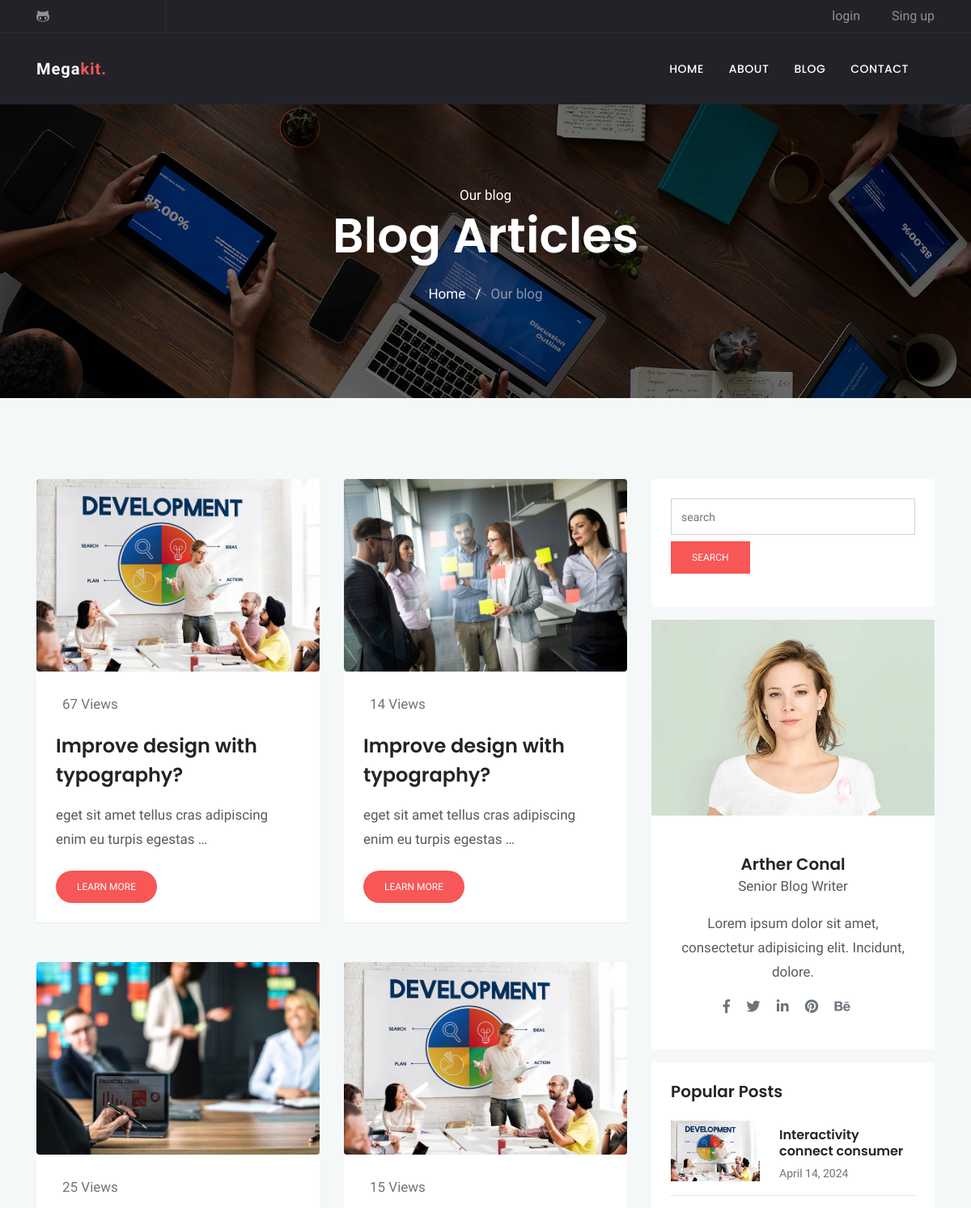
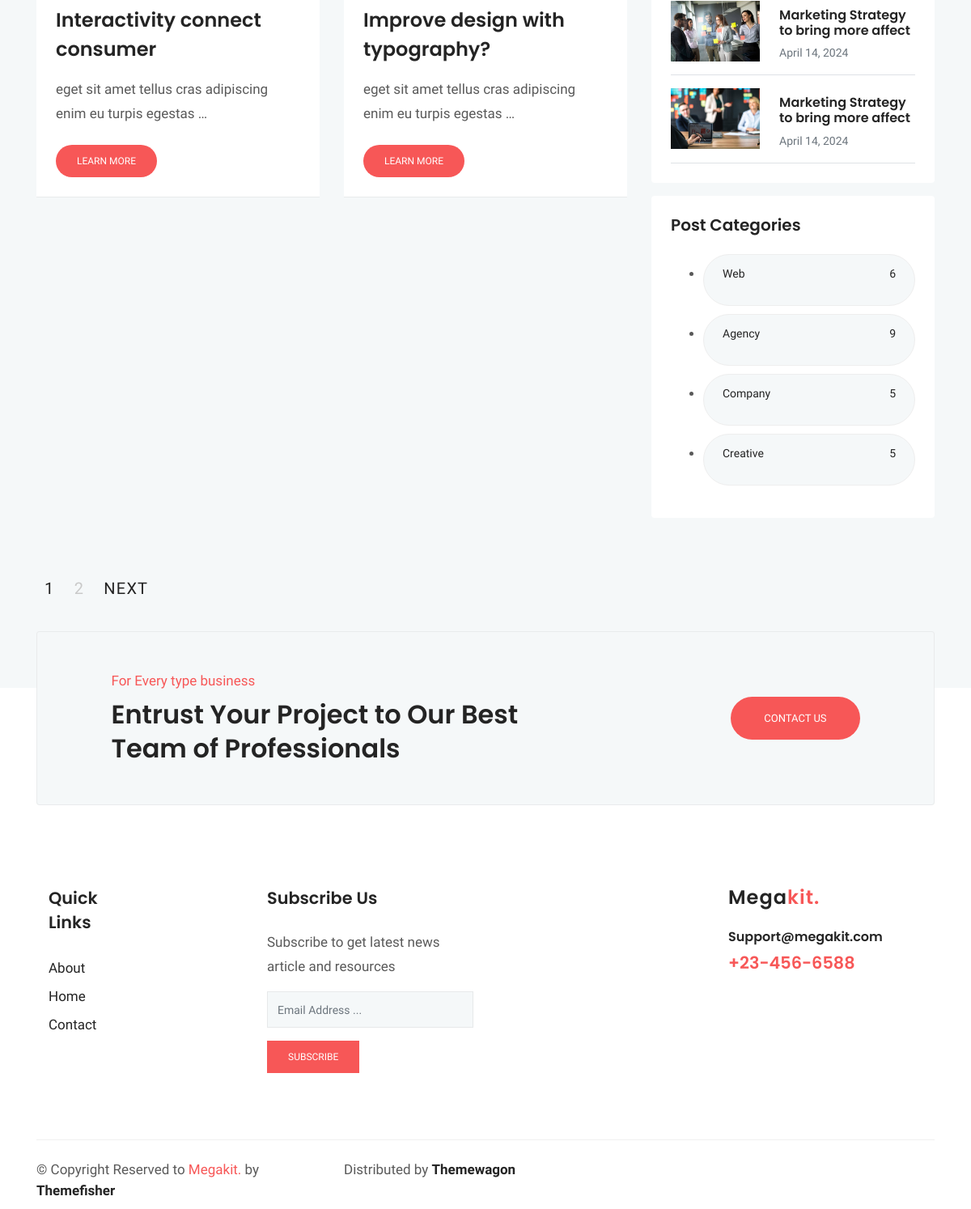
The page /blog/category/Company on the database its author committed (2 pictures, top to bottom).
### blog/models.py (models this page shows, shortened)
class Post (models.Model) :
    image = models.ImageField(upload_to = 'blog/',default = 'blog/default.jpg')
    author = models.ForeignKey(User,on_delete=models.SET_NULL,null=True)
    title = models.CharField (max_length = 200)
    content = models.TextField ()
    tags = TaggableManager()
    category = models.ManyToManyField (Category)
    counted_view = models.IntegerField (default = 0)
    status = models.BooleanField (default = False)
    login_required = models.BooleanField (default = False)
    published_date = models.DateTimeField (null = True)
    created_date = models.DateTimeField (auto_now_add = True)
    update_date = models.DateTimeField (auto_now = True)
    class Meta:
        ordering = ['-created_date']

class Category(models.Model):
    name = models.CharField(max_length = 255)
    def __str__(self):
        return self.name

### blog/views.py (the view)
# urls.py: path('', blog_view, name="index"),
def blog_view(request, **kwargs) :
    posts = Post.objects.filter(status = 1, published_date__lte = timezone.now())
    if kwargs.get('cat_name') != None:
        posts = posts.filter(category__name=kwargs['cat_name'])
    if kwargs.get('author_username') != None:
        posts = posts.filter(author__username = kwargs['author_username'])
    if kwargs.get('tag_name') != None:
        posts = posts.filter(tags__name__in=[kwargs['tag_name']])
    posts = Paginator (posts,4)
    try:
        page_number = request.GET.get ('page')
        posts = posts.get_page(page_number)
    except PageNotAnInteger:
        posts = posts.get_page(1)
    except EmptyPage:
        posts = posts.get_page(1)
    context = {'posts': posts}
    return render(request, "blog/blog-sidebar.html", context)

### blog/templatetags/blog_tags.py (called while the page is built)
@register.inclusion_tag('blog/popular-posts.html')
def latestposts(arg = 3) :
    posts = Post.objects.filter(status = 1).order_by('published_date')[:arg]
    return {'posts': posts}

@register.inclusion_tag('blog/post-categories.html')
def postcategories() :
    posts = Post.objects.filter(status = 1)
    categories = Category.objects.all()
    cat_dict = {}
    for name in categories :
        cat_dict[name]=posts.filter(category=name).count()
    return {'categories':cat_dict}

### templates/blog/blog-sidebar.html (shortened to what this page needs)
{% extends 'base.html' %}
{% load static %}
{% load blog_tags %}
{% block content %}
<!doctype html>
<html lang="en">
<head>
  <link rel="stylesheet" href="{% static 'plugins/bootstrap/css/bootstrap.min.css' %}">
  <link rel="stylesheet" href="{% static 'plugins/themify/css/themify-icons.css' %}">
  <link rel="stylesheet" href="{% static 'plugins/fontawesome/css/all.css' %}">
  <link rel="stylesheet" href="{% static 'plugins/magnific-popup/dist/magnific-popup.css' %}">
  <link rel="stylesheet" href="{% static 'plugins/slick-carousel/slick/slick.css' %}">
  <link rel="stylesheet" href="{% static 'plugins/slick-carousel/slick/slick-theme.css' %}">
  <link rel="stylesheet" href="{% static 'css/style.css' %}">
</head>
<body>
  <div class="main-wrapper ">
    <section class="page-title bg-1">
      <div class="container">
        <div class="row">
          <div class="col-md-12">
            <div class="block text-center">
              <span class="text-white">Our blog</span>
              <h1 class="text-capitalize mb-4 text-lg">Blog articles</h1>
              <ul class="list-inline">
                <li class="list-inline-item"><a href="http://127.0.0.1:8000/" class="text-white">Home</a></li>
                <li class="list-inline-item"><span class="text-white">/</span></li>
                <li class="list-inline-item"><a href="{% url 'blog:index' %}" class="text-white-50">Our blog</a></li>
              </ul>
            </div>
          </div>
        </div>
      </div>
    </section>
    <section class="section blog-wrap bg-gray">
      <div class="container">
        <div class="row">
          <div class="col-lg-8">
            <div class="row">
              {% for post in posts %}
              <div class="col-lg-6 col-md-6 mb-5">
                <div class="blog-item">
                  <img src="{{post.image.url}}" alt="" class="img-fluid rounded">
                  <div class="blog-item-content bg-white p-4">
                    <div class="blog-item-meta  py-1 px-2">
                      <span class="text-muted text-capitalize mr-3"></i>{{post.counted_view}} Views</span>
                    </div>
                    <h3 class="mt-3 mb-3"><a href="{% url 'blog:single' pid=post.id %}">{{post.title}}</a></h3>
                    <p class="mb-4">{{ post.content|truncatewords:10 }}</p>
                    <a href="{{post.id}}" class="btn btn-small btn-main btn-round-full">Learn More</a>
                  </div>
                </div>
              </div>
              {% endfor %}
            </div>
          </div>
          <div class="col-lg-4">
            <div class="sidebar-wrap">
              {% include 'blog/blog-search.html' %}
              {% include 'blog/blog-writer.html' %}
              {% latestposts 3 %}
              {% postcategories %}
              <div class="row mt-5">
                <div class="col-lg-8">
                    <nav class="navigation pagination py-2 d-inline-block">
                        <div class="nav-links">
                            {% for i in posts.paginator.page_range %}
                                {% if posts.number == i %}
                                    <span aria-current="page" class="page-numbers current">{{i}}</span>
                                {% else %}
                                    <a class="page-numbers" href="?page={{i}}">{{i}}</a>
                                {% endif %}
                            {% endfor %}
                            {% if posts.has_next %}
                                <a class="next page-numbers" href="?page={{ posts.next_page_number }}">Next</a>
                            {% endif %}
                        </div>
                    </nav>
                </div>
            </div>
            </div>
    </section>
</body>
</html>
{% endblock %}

### templates/blog/popular-posts.html
{% load static %}
{% load humanize %}
    <div class="sidebar-widget latest-post card border-0 p-4 mb-3">
        <h5>Popular Posts</h5>
        {% for post in posts %}
        <div class="media border-bottom py-3">
            <a href="{{post.id}}"><img class="mr-4" src="{{post.image.url}}" alt="" width="110px"></a>
            <div class="media-body">
                <h6 class="my-2"><a href="{% url 'blog:single' pid=post.id %}">{{post.title}}</a></h6>
                <span class="text-sm text-muted">{{post.published_date|naturalday}}</span>
            </div>
        </div>
        {% endfor %}
    </div>

### templates/blog/post-categories.html
{% load static %}
	<div class="sidebar-widget bg-white rounded tags p-4 mb-3">
		<h5 class="mb-4">Post Categories</h5>
        <ul class="cat-list">
            {% for name,count in categories.items %}
            <li>
                <a href="{% url 'blog:category' cat_name=name %}" class="d-flex justify-content-between">
                    <p>{{name}}</p>
                    <p>{{count}}</p>
                </a>
            </li>
            {% endfor %}
	</div>
</div>
            </div>
        </div>

### statics/css/style.css (style rules this page uses)
html { overflow-x: hidden; }
body { line-height: 1.5; font-family: "Hind", serif; -webkit-font-smoothing: antialiased; font-size: 17px; color: rgba(0, 0, 0, 0.65); }
h1, .h1, h2, .h2, h3, .h3, h4, .h4, h5, .h5, h6, .h6 { font-family: "Poppins", sans-serif; font-weight: 600; color: #242424; }
h1, .h1 { font-size: 2.5rem; }
h3, .h3 { font-size: 1.5rem; }
h5, .h5 { font-size: 1.25rem; }
h6, .h6 { font-size: 1rem; }
p { line-height: 30px; }
.btn { display: inline-block; font-size: 14px; font-size: 0.8125rem; font-weight: 400; padding: 1rem 2.5rem; text-transform: uppercase; border-radius: 0; transition: all 0.2s ease; }
.btn-main, .btn-transparent, .btn-small { background: #f75757; color: #fff; transition: all 0.2s ease; }
.btn-small { padding: 10px 25px; font-size: 12px; }
.btn-round-full { border-radius: 50px; }
.bg-gray { background: #f5f8f9; }
.section { padding: 100px 0; }
.overly, .page-title, .slider, .cta, .hero-img { position: relative; }
.overly:before, .page-title:before, .slider:before, .cta:before, .hero-img:before { content: ""; position: absolute; left: 0; top: 0; bottom: 0; right: 0; width: 100%; height: 100%; opacity: 0.5; background: #000; }
.text-sm { font-size: 14px; }
.text-lg { font-size: 3.75rem; }
a { color: #242424; text-decoration: none; }
.page-title { padding: 100px 0; }
.page-title .block h1 { color: #fff; }
.bg-1 { background: url("../images/bg/home-2.jpg") no-repeat 50% 50%; background-size: cover; }
.blog-item-content h3 { line-height: 36px; }
.blog-item-content h3 a { transition: all .4s ease 0s; }
.tags a { background: #f5f8f9; display: inline-block; padding: 8px 23px; border-radius: 38px; margin-bottom: 10px; border: 1px solid #eee; font-size: 14px; text-transform: capitalize; }
.pagination .nav-links a, .pagination .nav-links span.current { font-size: 20px; font-weight: 500; color: #c9c9c9; margin: 0 10px; text-transform: uppercase; letter-spacing: 1.2px; }
.pagination .nav-links span.current, .pagination .nav-links a.next, .pagination .nav-links a.prev { color: #242424; }
.blog-item { border-bottom: 1px solid rgba(0, 0, 0, 0.05); }

### rows shown on the page
Post: image (picture), counted_view "67", title "Improve design with typography?", content "eget sit amet tellus cras adipiscing enim eu turpis egestas …"
Post: image (picture), counted_view "14", title "Improve design with typography?", content "eget sit amet tellus cras adipiscing enim eu turpis egestas …"
Post: image (picture), counted_view "25", title "Interactivity connect consumer", content "eget sit amet tellus cras adipiscing enim eu turpis egestas …"
Post: image (picture), counted_view "15", title "Improve design with typography?", content "eget sit amet tellus cras adipiscing enim eu turpis egestas …"
Post: image (picture), title "Interactivity connect consumer", published_date "April 14, 2024"
Post: image (picture), title "Marketing Strategy to bring more affect", published_date "April 14, 2024"
Post: image (picture), title "Marketing Strategy to bring more affect", published_date "April 14, 2024"
Category: name "Web", count "6"
Category: name "Agency", count "9"
Category: name "Company", count "5"
Category: name "Creative", count "5"

### other values the page prints
{{ i }} "1"
{{ i }} "2"
